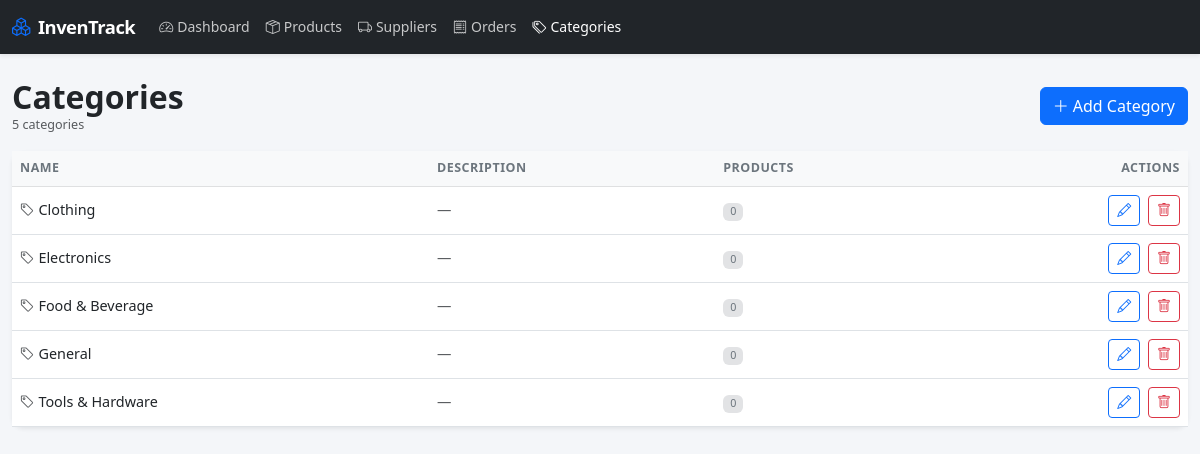
/categories.php, run on the app's committed database.
### tables this page shows
CREATE TABLE categories (
    id INTEGER PRIMARY KEY AUTOINCREMENT,
    name TEXT NOT NULL UNIQUE,
    description TEXT,
    created_at DATETIME DEFAULT CURRENT_TIMESTAMP
);

### includes/functions.php (called while the page is built, shortened)
<?php
function sanitize(string $val): string {
    return htmlspecialchars(trim($val), ENT_QUOTES, 'UTF-8');
}

### categories.php (the view, shortened to what this page needs)
<?php
require_once 'includes/db.php';
require_once 'includes/functions.php';
$action = $_GET['action'] ?? 'list';
$category = null;
$categories = $pdo->query("SELECT c.*, COUNT(p.id) AS product_count FROM categories c LEFT JOIN products p ON p.category_id=c.id GROUP BY c.id ORDER BY c.name")->fetchAll();
?>
<!DOCTYPE html>
<html lang="en">
<head>
    <link href="https://cdn.jsdelivr.net/npm/bootstrap@5.3.0/dist/css/bootstrap.min.css" rel="stylesheet">
    <link href="https://cdn.jsdelivr.net/npm/bootstrap-icons@1.11.0/font/bootstrap-icons.css" rel="stylesheet">
    <link href="assets/style.css" rel="stylesheet">
</head>
<body>
<?php include 'includes/navbar.php'; ?>
<div class="container-fluid py-4">
<?php if ($action === 'add' || $action === 'edit'): ?>
    <div class="row justify-content-center">
        <div class="col-lg-5">
            <div class="card border-0 shadow-sm">
                <div class="card-header bg-white border-0 pt-3">
                    <h5 class="fw-semibold mb-0"><?= $action === 'add' ? 'Add Category' : 'Edit Category' ?></h5>
                </div>
                <div class="card-body">
                    <form method="POST" action="categories.php">
                        <input type="hidden" name="form_action" value="<?= $action ?>">
                        <?php if ($action === 'edit'): ?><input type="hidden" name="category_id" value="<?= $category['id'] ?>"><?php endif; ?>
                        <div class="mb-3">
                            <label class="form-label fw-medium">Category Name *</label>
                            <input type="text" name="name" class="form-control" required value="<?= sanitize($category['name'] ?? '') ?>">
                        </div>
                        <div class="mb-3">
                            <label class="form-label fw-medium">Description</label>
                            <textarea name="description" class="form-control" rows="3"><?= sanitize($category['description'] ?? '') ?></textarea>
                        </div>
                        <div class="d-flex gap-2">
                            <button type="submit" class="btn btn-primary"><i class="bi bi-check-lg me-1"></i><?= $action === 'add' ? 'Add' : 'Save' ?></button>
                            <a href="categories.php" class="btn btn-outline-secondary">Cancel</a>
                        </div>
                    </form>
                </div>
            </div>
        </div>
    </div>
<?php else: ?>
    <div class="d-flex justify-content-between align-items-center mb-3">
        <div><h2 class="fw-bold mb-0">Categories</h2><p class="text-muted small mb-0"><?= count($categories) ?> categories</p></div>
        <a href="categories.php?action=add" class="btn btn-primary"><i class="bi bi-plus-lg me-1"></i>Add Category</a>
    </div>
    <div class="card border-0 shadow-sm">
        <div class="table-responsive">
            <table class="table table-hover align-middle mb-0">
                <thead class="table-light"><tr><th>Name</th><th>Description</th><th>Products</th><th class="text-end">Actions</th></tr></thead>
                <tbody>
                <?php if (empty($categories)): ?>
                <tr><td colspan="4" class="text-center text-muted py-4">No categories yet.</td></tr>
                <?php else: ?>
                <?php foreach ($categories as $c): ?>
                <tr>
                    <td class="fw-medium"><i class="bi bi-tag me-1 text-muted"></i><?= sanitize($c['name']) ?></td>
                    <td class="text-muted"><?= sanitize($c['description'] ?: '—') ?></td>
                    <td><span class="badge bg-secondary-subtle text-secondary"><?= $c['product_count'] ?></span></td>
                    <td class="text-end">
                        <a href="categories.php?action=edit&id=<?= $c['id'] ?>" class="btn btn-sm btn-outline-primary me-1"><i class="bi bi-pencil"></i></a>
                        <button class="btn btn-sm btn-outline-danger" onclick="confirmDelete(<?= $c['id'] ?>, '<?= addslashes($c['name']) ?>')"><i class="bi bi-trash"></i></button>
                    </td>
                </tr>
                <?php endforeach; ?>
                <?php endif; ?>
                </tbody>
            </table>
        </div>
    </div>
<?php endif; ?>
</div>
</body>
</html>

### includes/navbar.php (shortened to what this page needs)
<?php
$current = basename($_SERVER['PHP_SELF'], '.php');
?>
<nav class="navbar navbar-expand-lg navbar-dark bg-dark shadow-sm sticky-top">
    <div class="container-fluid">
        <a class="navbar-brand fw-bold d-flex align-items-center gap-2" href="index.php">
            <i class="bi bi-boxes text-primary"></i> InvenTrack
        </a>
        <div class="collapse navbar-collapse" id="navMain">
            <ul class="navbar-nav me-auto mb-2 mb-lg-0">
                <li class="nav-item">
                    <a class="nav-link <?= $current === 'index' ? 'active' : '' ?>" href="index.php">
                        <i class="bi bi-speedometer2 me-1"></i>Dashboard
                    </a>
                </li>
                <li class="nav-item">
                    <a class="nav-link <?= $current === 'products' ? 'active' : '' ?>" href="products.php">
                        <i class="bi bi-box-seam me-1"></i>Products
                    </a>
                </li>
                <li class="nav-item">
                    <a class="nav-link <?= $current === 'suppliers' ? 'active' : '' ?>" href="suppliers.php">
                        <i class="bi bi-truck me-1"></i>Suppliers
                    </a>
                </li>
                <li class="nav-item">
                    <a class="nav-link <?= $current === 'orders' ? 'active' : '' ?>" href="orders.php">
                        <i class="bi bi-receipt me-1"></i>Orders
                    </a>
                </li>
                <li class="nav-item">
                    <a class="nav-link <?= $current === 'categories' ? 'active' : '' ?>" href="categories.php">
                        <i class="bi bi-tags me-1"></i>Categories
                    </a>
                </li>
            </ul>
        </div>
    </div>
</nav>

### assets/style.css (style rules this page uses)
:root { --primary: #0d6efd; --sidebar-width: 220px; }
body { background: #f4f6f9; font-family: 'Segoe UI', system-ui, -apple-system, sans-serif; font-size: 0.9rem; }
.navbar-brand { letter-spacing: -0.5px; font-size: 1.15rem; }
.navbar-dark .nav-link { color: rgba(255,255,255,.75); font-size: 0.875rem; }
.navbar-dark .nav-link.active, .navbar-dark .nav-link:hover { color: #fff; }
.card { border-radius: 12px !important; }
.table th { font-size: 0.78rem; text-transform: uppercase; letter-spacing: .5px; color: #6c757d; font-weight: 600; }
.table td { vertical-align: middle; }
.badge { font-weight: 500; }

### data on the page
categories: name "Clothing", description "—", product_count "0"
categories: name "Electronics", description "—", product_count "0"
categories: name "Food & Beverage", description "—", product_count "0"
categories: name "General", description "—", product_count "0"
categories: name "Tools & Hardware", description "—", product_count "0"

### other printed values
count($categories) "5"
